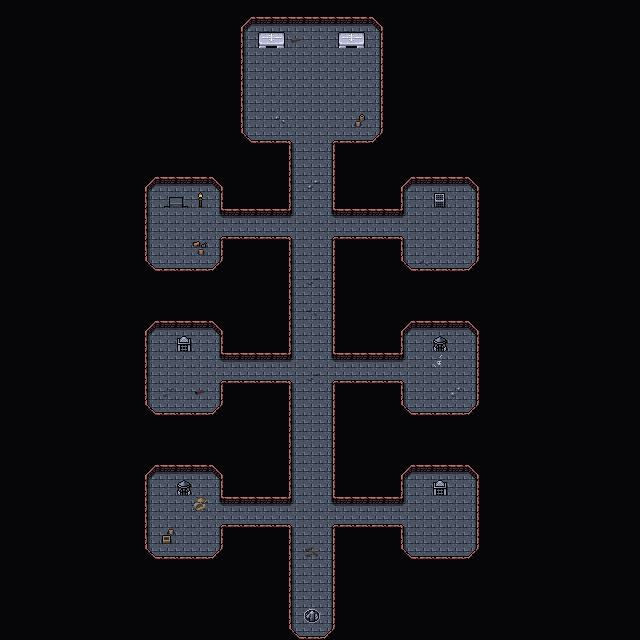

This is a level from a 2D game, rendered from its Tiled map with the project's own tilesets. A one-line summary and the map file follow, with tile-layer data summarised:
An orthogonal 40x40 tile map with 16x16 px tiles, 4 tile layers (Collision, Background, Walls, Clutter), 2 tilesets and 8 objects.

<map version="1.5" tiledversion="1.7.2" orientation="orthogonal" renderorder="right-down" width="40" height="40" tilewidth="16" tileheight="16" infinite="0" nextlayerid="7" nextobjectid="54">
 <editorsettings>
  <export target="wastetown..tmx" format="tmx" />
 </editorsettings>
 <tileset firstgid="1" source="../tileset/main.tsx" />
 <tileset firstgid="3477" source="../tileset/buildings.tsx" />
 <layer id="6" name="Collision" width="40" height="40">
  <data>[1600 cells, 15 non-empty, 2 distinct tile ids]</data>
 </layer>
 <layer id="1" name="Background" width="40" height="40">
  <data>[1600 cells, 1600 non-empty, 2 distinct tile ids]</data>
 </layer>
 <layer id="2" name="Walls" width="40" height="40">
  <data>[1600 cells, 1487 non-empty, 15 distinct tile ids]</data>
 </layer>
 <layer id="3" name="Clutter" width="40" height="40">
  <properties>
   <property name="spriteLayer" type="bool" value="true" />
  </properties>
  <data>[1600 cells, 29 non-empty, 24 distinct tile ids]</data>
 </layer>
 <objectgroup id="4" name="Objects">
  <object id="38" template="../obj/entry_up.tx" x="304.303" y="623.697">
   <properties>
    <property name="teleport" value="maps/map/graveyard_5.tmx" />
   </properties>
  </object>
  <object id="47" template="../obj/gold.tx" x="150" y="233" />
  <object id="48" template="../obj/treasure.tx" x="457" y="234" />
  <object id="49" template="../obj/gold.tx" x="458.5" y="521" />
  <object id="50" template="../obj/enemy.tx" x="216.069" y="233.475">
   <properties>
    <property name="enemy" value="Ghost" />
   </properties>
  </object>
  <object id="51" template="../obj/enemy.tx" x="390.833" y="234.167">
   <properties>
    <property name="enemy" value="Geist" />
   </properties>
  </object>
  <object id="52" template="../obj/enemy.tx" x="390.667" y="523.333">
   <properties>
    <property name="enemy" value="Ghost" />
   </properties>
  </object>
  <object id="53" template="../obj/enemy.tx" x="303.75" y="96.25">
   <properties>
    <property name="enemy" value="Geist" />
   </properties>
  </object>
 </objectgroup>
</map>
